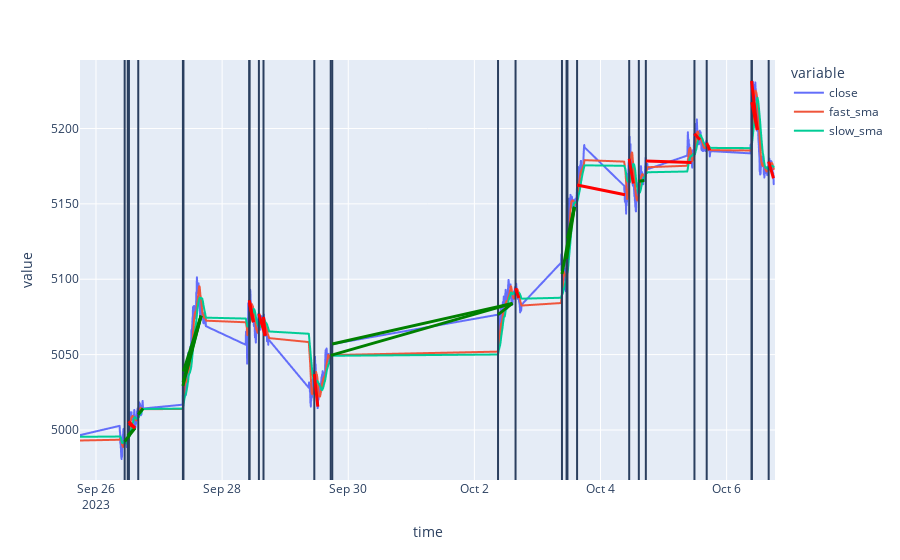

Source (notebook cell):
### Code cell
# visualize close price
fig = px.line(df, x='time', y=['close', 'fast_sma', 'slow_sma'])

for i, row in signal.iterrows():
    fig.add_vline(x=row.time)

for i, row in result[result['status'] == 'closed'].iterrows():

    if row.profit > 0:
        fig.add_shape(type="line",
                      x0=row.open_datetime, y0=row.open_price, x1=row.close_datetime, y1=row.close_price,
                      line=dict(color="Green", width=3)
                      )

    elif row.profit < 0:
        fig.add_shape(type="line",
                      x0=row.open_datetime, y0=row.open_price, x1=row.close_datetime, y1=row.close_price,
                      line=dict(color="Red", width=3)
                      )


fig.show()

### Figure 1 — Plotly figure (JSON) as saved in the notebook; plotly's stock layout.template omitted (floating-point values rounded to 4 significant figures; data arrays with more than 128 entries replaced by an {"elided": "..."} marker saying what was removed)
{"data": [{"hovertemplate": "variable=close<br>time=%{x}<br>value=%{y}<extra></extra>", "legendgroup": "close", "line": {"color": "#636efa", "dash": "solid"}, "marker": {"symbol": "circle"}, "mode": "lines", "name": "close", "showlegend": true, "type": "scattergl", "x": {"elided": "973 str values"}, "xaxis": "x", "y": {"elided": "973 float values"}, "yaxis": "y"}, {"hovertemplate": "variable=fast_sma<br>time=%{x}<br>value=%{y}<extra></extra>", "legendgroup": "fast_sma", "line": {"color": "#EF553B", "dash": "solid"}, "marker": {"symbol": "circle"}, "mode": "lines", "name": "fast_sma", "showlegend": true, "type": "scattergl", "x": {"elided": "973 str values"}, "xaxis": "x", "y": {"elided": "973 float values"}, "yaxis": "y"}, {"hovertemplate": "variable=slow_sma<br>time=%{x}<br>value=%{y}<extra></extra>", "legendgroup": "slow_sma", "line": {"color": "#00cc96", "dash": "solid"}, "marker": {"symbol": "circle"}, "mode": "lines", "name": "slow_sma", "showlegend": true, "type": "scattergl", "x": {"elided": "973 str values"}, "xaxis": "x", "y": {"elided": "973 float values"}, "yaxis": "y"}], "layout": {"legend": {"title": {"text": "variable"}, "tracegroupgap": 0}, "margin": {"t": 60}, "shapes": [{"type": "line", "x0": "2023-09-26T10:55:00", "x1": "2023-09-26T10:55:00", "xref": "x", "y0": 0, "y1": 1, "yref": "y domain"}, {"type": "line", "x0": "2023-09-26T12:05:00", "x1": "2023-09-26T12:05:00", "xref": "x", "y0": 0, "y1": 1, "yref": "y domain"}, {"type": "line", "x0": "2023-09-26T12:25:00", "x1": "2023-09-26T12:25:00", "xref": "x", "y0": 0, "y1": 1, "yref": "y domain"}, {"type": "line", "x0": "2023-09-26T12:30:00", "x1": "2023-09-26T12:30:00", "xref": "x", "y0": 0, "y1": 1, "yref": "y domain"}, {"type": "line", "x0": "2023-09-26T16:05:00", "x1": "2023-09-26T16:05:00", "xref": "x", "y0": 0, "y1": 1, "yref": "y domain"}, {"type": "line", "x0": "2023-09-27T09:05:00", "x1": "2023-09-27T09:05:00", "xref": "x", "y0": 0, "y1": 1, "yref": "y domain"}, {"type": "line", "x0": "2023-09-27T09:10:00", "x1": "2023-09-27T09:10:00", "xref": "x", "y0": 0, "y1": 1, "yref": "y domain"}, {"type": "line", "x0": "2023-09-27T09:15:00", "x1": "2023-09-27T09:15:00", "xref": "x", "y0": 0, "y1": 1, "yref": "y domain"}, {"type": "line", "x0": "2023-09-28T10:20:00", "x1": "2023-09-28T10:20:00", "xref": "x", "y0": 0, "y1": 1, "yref": "y domain"}, {"type": "line", "x0": "2023-09-28T10:25:00", "x1": "2023-09-28T10:25:00", "xref": "x", "y0": 0, "y1": 1, "yref": "y domain"}, {"type": "line", "x0": "2023-09-28T14:00:00", "x1": "2023-09-28T14:00:00", "xref": "x", "y0": 0, "y1": 1, "yref": "y domain"}, {"type": "line", "x0": "2023-09-28T15:45:00", "x1": "2023-09-28T15:45:00", "xref": "x", "y0": 0, "y1": 1, "yref": "y domain"}, {"type": "line", "x0": "2023-09-29T11:05:00", "x1": "2023-09-29T11:05:00", "xref": "x", "y0": 0, "y1": 1, "yref": "y domain"}, {"type": "line", "x0": "2023-09-29T17:20:00", "x1": "2023-09-29T17:20:00", "xref": "x", "y0": 0, "y1": 1, "yref": "y domain"}, {"type": "line", "x0": "2023-09-29T17:55:00", "x1": "2023-09-29T17:55:00", "xref": "x", "y0": 0, "y1": 1, "yref": "y domain"}, {"type": "line", "x0": "2023-10-02T09:00:00", "x1": "2023-10-02T09:00:00", "xref": "x", "y0": 0, "y1": 1, "yref": "y domain"}, {"type": "line", "x0": "2023-10-02T15:40:00", "x1": "2023-10-02T15:40:00", "xref": "x", "y0": 0, "y1": 1, "yref": "y domain"}, {"type": "line", "x0": "2023-10-03T09:20:00", "x1": "2023-10-03T09:20:00", "xref": "x", "y0": 0, "y1": 1, "yref": "y domain"}, {"type": "line", "x0": "2023-10-03T11:05:00", "x1": "2023-10-03T11:05:00", "xref": "x", "y0": 0, "y1": 1, "yref": "y domain"}, {"type": "line", "x0": "2023-10-03T11:25:00", "x1": "2023-10-03T11:25:00", "xref": "x", "y0": 0, "y1": 1, "yref": "y domain"}, {"type": "line", "x0": "2023-10-03T15:05:00", "x1": "2023-10-03T15:05:00", "xref": "x", "y0": 0, "y1": 1, "yref": "y domain"}, {"type": "line", "x0": "2023-10-04T10:55:00", "x1": "2023-10-04T10:55:00", "xref": "x", "y0": 0, "y1": 1, "yref": "y domain"}, {"type": "line", "x0": "2023-10-04T14:35:00", "x1": "2023-10-04T14:35:00", "xref": "x", "y0": 0, "y1": 1, "yref": "y domain"}, {"type": "line", "x0": "2023-10-04T17:15:00", "x1": "2023-10-04T17:15:00", "xref": "x", "y0": 0, "y1": 1, "yref": "y domain"}, {"type": "line", "x0": "2023-10-05T11:45:00", "x1": "2023-10-05T11:45:00", "xref": "x", "y0": 0, "y1": 1, "yref": "y domain"}, {"type": "line", "x0": "2023-10-05T16:25:00", "x1": "2023-10-05T16:25:00", "xref": "x", "y0": 0, "y1": 1, "yref": "y domain"}, {"type": "line", "x0": "2023-10-06T09:30:00", "x1": "2023-10-06T09:30:00", "xref": "x", "y0": 0, "y1": 1, "yref": "y domain"}, {"type": "line", "x0": "2023-10-06T09:35:00", "x1": "2023-10-06T09:35:00", "xref": "x", "y0": 0, "y1": 1, "yref": "y domain"}, {"type": "line", "x0": "2023-10-06T16:00:00", "x1": "2023-10-06T16:00:00", "xref": "x", "y0": 0, "y1": 1, "yref": "y domain"}, {"line": {"color": "Green", "width": 3}, "type": "line", "x0": "2023-09-26T10:55:00", "x1": "2023-09-26T14:50:00", "y0": 4992.0, "y1": 5001.0}, {"line": {"color": "Green", "width": 3}, "type": "line", "x0": "2023-09-26T12:05:00", "x1": "2023-09-26T14:50:00", "y0": 4996.0, "y1": 5001.0}, {"line": {"color": "Red", "width": 3}, "type": "line", "x0": "2023-09-26T12:25:00", "x1": "2023-09-26T14:50:00", "y0": 5006.0, "y1": 5001.0}, {"line": {"color": "Red", "width": 3}, "type": "line", "x0": "2023-09-26T12:30:00", "x1": "2023-09-26T14:50:00", "y0": 5004.0, "y1": 5001.0}, {"line": {"color": "Green", "width": 3}, "type": "line", "x0": "2023-09-26T16:05:00", "x1": "2023-09-26T17:55:00", "y0": 5010.0, "y1": 5014.0}, {"line": {"color": "Green", "width": 3}, "type": "line", "x0": "2023-09-27T09:05:00", "x1": "2023-09-27T16:00:00", "y0": 5029.0, "y1": 5076.0}, {"line": {"color": "Green", "width": 3}, "type": "line", "x0": "2023-09-27T09:10:00", "x1": "2023-09-27T16:00:00", "y0": 5032.0, "y1": 5076.0}, {"line": {"color": "Green", "width": 3}, "type": "line", "x0": "2023-09-27T09:15:00", "x1": "2023-09-27T16:00:00", "y0": 5039.0, "y1": 5076.0}, {"line": {"color": "Red", "width": 3}, "type": "line", "x0": "2023-09-28T10:20:00", "x1": "2023-09-28T11:55:00", "y0": 5086.0, "y1": 5072.0}, {"line": {"color": "Red", "width": 3}, "type": "line", "x0": "2023-09-28T10:25:00", "x1": "2023-09-28T11:55:00", "y0": 5084.0, "y1": 5072.0}, {"line": {"color": "Red", "width": 3}, "type": "line", "x0": "2023-09-28T14:00:00", "x1": "2023-09-28T16:25:00", "y0": 5077.0, "y1": 5063.0}, {"line": {"color": "Red", "width": 3}, "type": "line", "x0": "2023-09-28T15:45:00", "x1": "2023-09-28T16:25:00", "y0": 5075.0, "y1": 5063.0}, {"line": {"color": "Red", "width": 3}, "type": "line", "x0": "2023-09-29T11:05:00", "x1": "2023-09-29T12:25:00", "y0": 5037, "y1": 5016.0}, {"line": {"color": "Green", "width": 3}, "type": "line", "x0": "2023-09-29T17:20:00", "x1": "2023-10-02T14:30:00", "y0": 5050.0, "y1": 5084}, {"line": {"color": "Green", "width": 3}, "type": "line", "x0": "2023-09-29T17:55:00", "x1": "2023-10-02T14:30:00", "y0": 5057, "y1": 5084}, {"line": {"color": "Green", "width": 3}, "type": "line", "x0": "2023-10-02T09:00:00", "x1": "2023-10-02T14:30:00", "y0": 5076.0, "y1": 5084}, {"line": {"color": "Red", "width": 3}, "type": "line", "x0": "2023-10-02T15:40:00", "x1": "2023-10-02T16:55:00", "y0": 5094, "y1": 5088.0}, {"line": {"color": "Green", "width": 3}, "type": "line", "x0": "2023-10-03T09:20:00", "x1": "2023-10-03T14:05:00", "y0": 5104.0, "y1": 5148}, {"line": {"color": "Green", "width": 3}, "type": "line", "x0": "2023-10-03T11:05:00", "x1": "2023-10-03T14:05:00", "y0": 5114.0, "y1": 5148}, {"line": {"color": "Green", "width": 3}, "type": "line", "x0": "2023-10-03T11:25:00", "x1": "2023-10-03T14:05:00", "y0": 5127, "y1": 5148}, {"line": {"color": "Red", "width": 3}, "type": "line", "x0": "2023-10-03T15:05:00", "x1": "2023-10-04T09:20:00", "y0": 5162.0, "y1": 5156}, {"line": {"color": "Red", "width": 3}, "type": "line", "x0": "2023-10-04T10:55:00", "x1": "2023-10-04T12:30:00", "y0": 5180, "y1": 5164.0}, {"line": {"color": "Green", "width": 3}, "type": "line", "x0": "2023-10-04T14:35:00", "x1": "2023-10-04T16:40:00", "y0": 5165, "y1": 5166.0}, {"line": {"color": "Red", "width": 3}, "type": "line", "x0": "2023-10-04T17:15:00", "x1": "2023-10-05T10:40:00", "y0": 5178.0, "y1": 5178.0}, {"line": {"color": "Red", "width": 3}, "type": "line", "x0": "2023-10-05T11:45:00", "x1": "2023-10-05T13:50:00", "y0": 5196.0, "y1": 5192.0}, {"line": {"color": "Red", "width": 3}, "type": "line", "x0": "2023-10-05T16:25:00", "x1": "2023-10-05T17:30:00", "y0": 5190.0, "y1": 5186.0}, {"line": {"color": "Red", "width": 3}, "type": "line", "x0": "2023-10-06T09:30:00", "x1": "2023-10-06T11:40:00", "y0": 5232.0, "y1": 5199}, {"line": {"color": "Red", "width": 3}, "type": "line", "x0": "2023-10-06T09:35:00", "x1": "2023-10-06T11:40:00", "y0": 5218.0, "y1": 5199}, {"line": {"color": "Red", "width": 3}, "type": "line", "x0": "2023-10-06T16:00:00", "x1": "2023-10-06T17:50:00", "y0": 5178, "y1": 5167}], "xaxis": {"anchor": "y", "domain": [0, 1], "title": {"text": "time"}}, "yaxis": {"anchor": "x", "domain": [0, 1], "title": {"text": "value"}}}}
